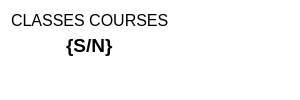
                      <widget class="QFrame" name="frame_3">
                       <property name="minimumSize">
                        <size>
                         <width>300</width>
                         <height>100</height>
                        </size>
                       </property>
                       <property name="maximumSize">
                        <size>
                         <width>300</width>
                         <height>100</height>
                        </size>
                       </property>
                       <property name="styleSheet">
                        <string notr="true">background-color:white;</string>
                       </property>
                       <layout class="QHBoxLayout" name="horizontalLayout_11">
                        <item alignment="Qt::AlignmentFlag::AlignLeft|Qt::AlignmentFlag::AlignTop">
                         <widget class="QFrame" name="frame_15">
                          <property name="styleSheet">
                           <string notr="true">border:none;
</string>
                          </property>
                          <property name="frameShape">
                           <enum>QFrame::Shape::NoFrame</enum>
                          </property>
                          <property name="frameShadow">
                           <enum>QFrame::Shadow::Raised</enum>
                          </property>
                          <layout class="QVBoxLayout" name="verticalLayout_18">
                           <property name="spacing">
                            <number>4</number>
                           </property>
                           <property name="leftMargin">
                            <number>0</number>
                           </property>
                           <property name="topMargin">
                            <number>0</number>
                           </property>
                           <property name="rightMargin">
                            <number>0</number>
                           </property>
                           <property name="bottomMargin">
                            <number>0</number>
                           </property>
                           <item alignment="Qt::AlignmentFlag::AlignHCenter|Qt::AlignmentFlag::AlignTop">
                            <widget class="QLabel" name="label_15">
                             <property name="font">
                              <font>
                               <pointsize>12</pointsize>
                              </font>
                             </property>
                             <property name="text">
                              <string>CLASSES COURSES</string>
                             </property>
                            </widget>
                           </item>
                           <item alignment="Qt::AlignmentFlag::AlignHCenter|Qt::AlignmentFlag::AlignTop">
                            <widget class="QLabel" name="class_courses_number_lbl">
                             <property name="text">
                              <string>&lt;html&gt;&lt;head/&gt;&lt;body&gt;&lt;p&gt;&lt;span style=&quot; font-size:14pt; font-weight:600;&quot;&gt;{S/N}&lt;/span&gt;&lt;/p&gt;&lt;/body&gt;&lt;/html&gt;</string>
                             </property>
                            </widget>
                           </item>
                          </layout>
                         </widget>
                        </item>
                        <item alignment="Qt::AlignmentFlag::AlignRight|Qt::AlignmentFlag::AlignTop">
                         <widget class="QFrame" name="frame_16">
                          <property name="styleSheet">
                           <string notr="true">border:none;</string>
                          </property>
                          <property name="frameShape">
                           <enum>QFrame::Shape::NoFrame</enum>
                          </property>
                          <property name="frameShadow">
                           <enum>QFrame::Shadow::Raised</enum>
                          </property>
                          <layout class="QVBoxLayout" name="verticalLayout_19">
                           <property name="spacing">
                            <number>0</number>
                           </property>
                           <property name="leftMargin">
                            <number>0</number>
                           </property>
                           <property name="topMargin">
                            <number>0</number>
                           </property>
                           <property name="bottomMargin">
                            <number>0</number>
                           </property>
                           <item alignment="Qt::AlignmentFlag::AlignRight|Qt::AlignmentFlag::AlignTop">
                            <widget class="QLabel" name="label_16">
                             <property name="minimumSize">
                              <size>
                               <width>0</width>
                               <height>0</height>
                              </size>
                             </property>
                             <property name="text">
                              <string/>
                             </property>
                             <property name="pixmap">
                              <pixmap resource="Resources/icons/skyblue/skyblue.qrc">:/skyblue_icons/users.svg</pixmap>
                             </property>
                             <property name="scaledContents">
                              <bool>false</bool>
                             </property>
                            </widget>
                           </item>
                          </layout>
                         </widget>
                        </item>
                       </layout>
                      </widget>
